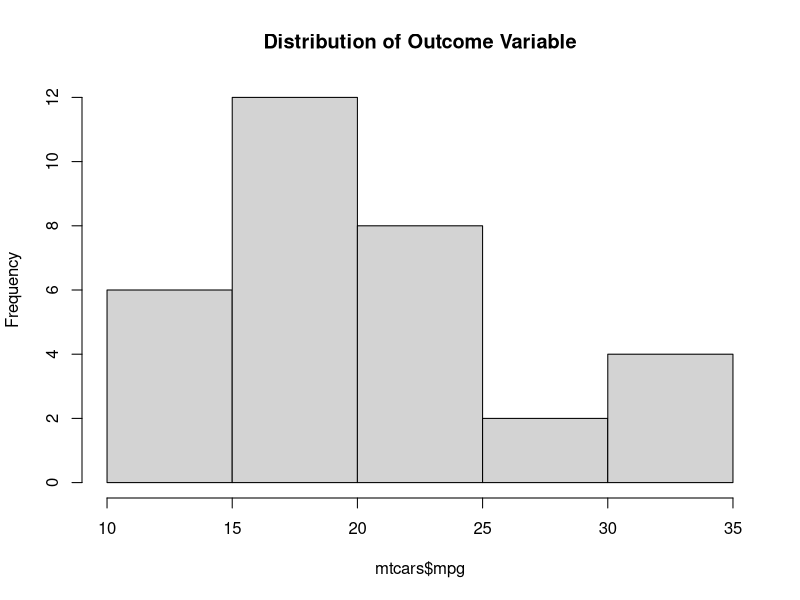
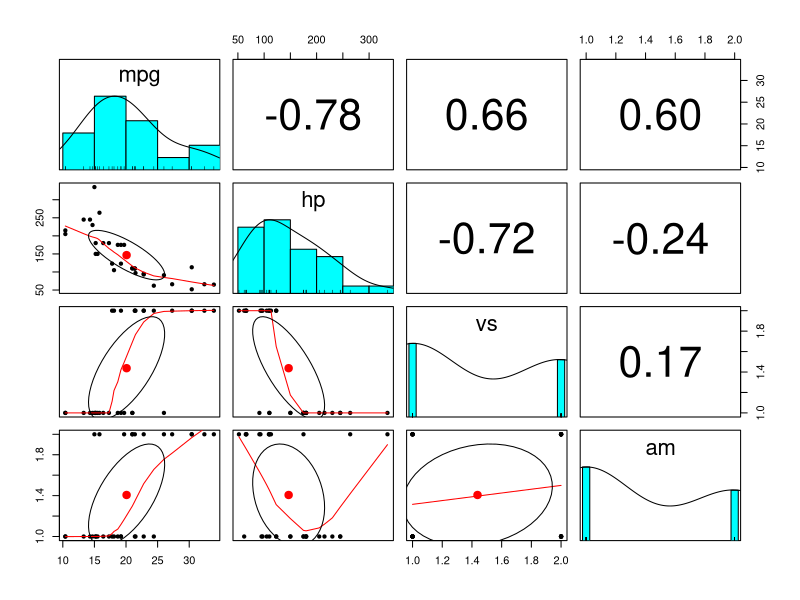

Recreate these plots in R, in order.
## ---- chunk 1
knitr::opts_chunk$set(echo = TRUE)
## ---- chunk 2
# Load packages
library(car)
library(psych)
library(parameters)
## ---- chunk 3
data(mtcars)

mtcars <- transform(mtcars,
                    vs = factor(vs, labels = c("V-shaped", "straight")),
                    am = factor(am, labels = c("automatic", "manual")))
## ---- chunk 4
hist(mtcars$mpg, main = "Distribution of Outcome Variable")
## ---- chunk 5
pairs.panels(mtcars[, c("mpg", "hp", "vs", "am")])
## ---- chunk 6
mod.full <- lm(mpg ~ hp*vs*am, data = mtcars)
display(parameters(mod.full))
